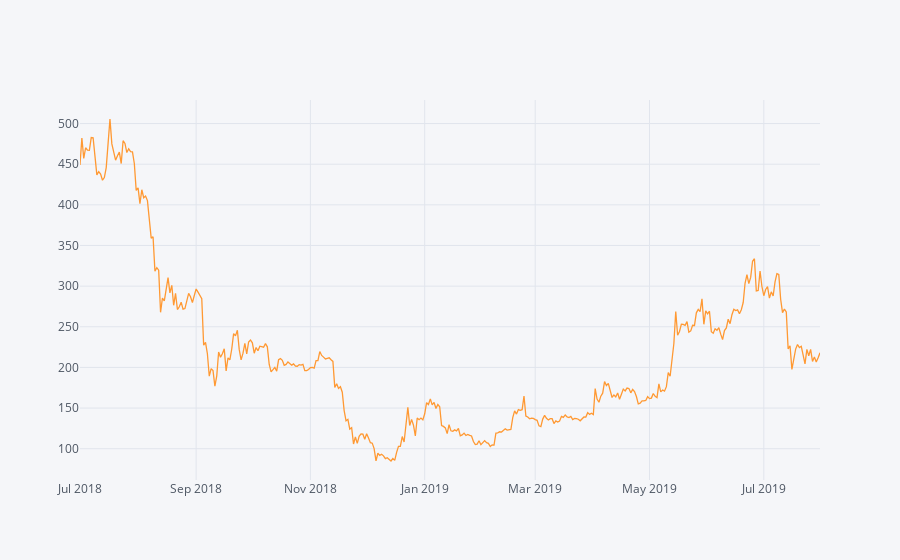

Notebook code cell kept with this figure:
### Code cell
price.iplot()

### Figure 1 — Plotly figure (JSON) as saved in the notebook; plotly's stock layout.template omitted (floating-point values rounded to 4 significant figures; data arrays with more than 128 entries replaced by an {"elided": "..."} marker saying what was removed)
{"data": [{"line": {"color": "rgba(255, 153, 51, 1.0)", "dash": "solid", "shape": "linear", "width": 1.3}, "mode": "lines", "name": "price", "text": "", "type": "scatter", "uid": "fc4f8861-3b91-41c9-8f02-f2a9a3d935a2", "x": {"elided": "396 str values"}, "y": {"elided": "396 str values"}}], "layout": {"autosize": true, "legend": {"bgcolor": "#F5F6F9", "font": {"color": "#4D5663"}}, "paper_bgcolor": "#F5F6F9", "plot_bgcolor": "#F5F6F9", "title": {"font": {"color": "#4D5663"}}, "xaxis": {"autorange": true, "gridcolor": "#E1E5ED", "range": ["2018-07-01", "2019-07-31"], "showgrid": true, "tickfont": {"color": "#4D5663"}, "title": {"font": {"color": "#4D5663"}, "text": ""}, "type": "date", "zerolinecolor": "#E1E5ED"}, "yaxis": {"autorange": true, "gridcolor": "#E1E5ED", "range": [61.53, 529.0], "showgrid": true, "tickfont": {"color": "#4D5663"}, "title": {"font": {"color": "#4D5663"}, "text": ""}, "type": "linear", "zerolinecolor": "#E1E5ED"}}}
